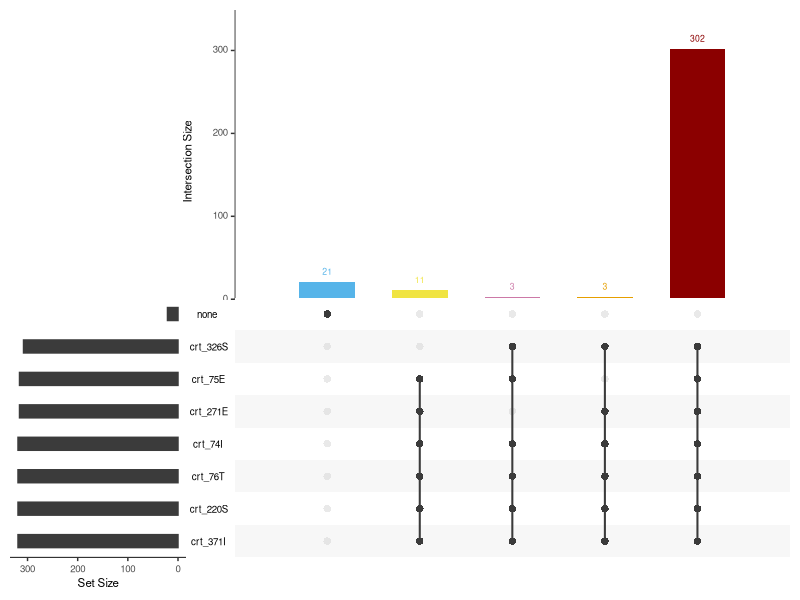
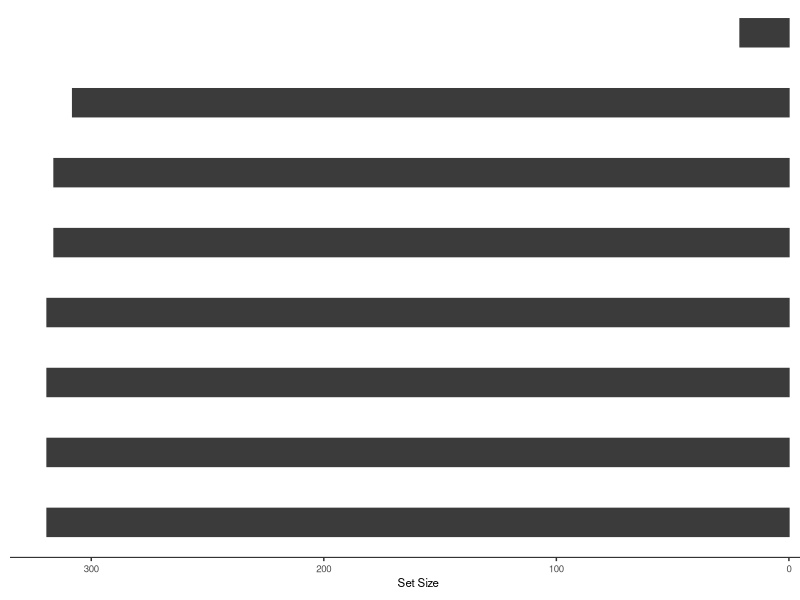
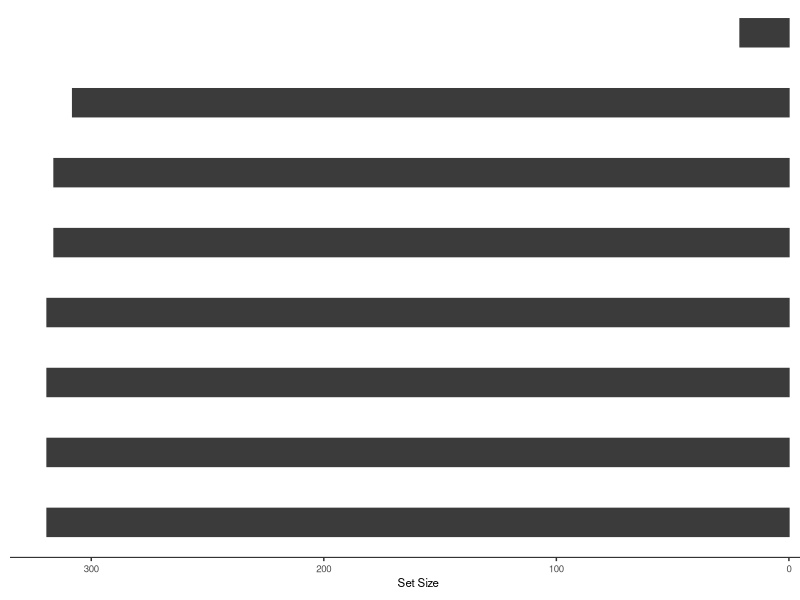

Write the R code that produced these figures, in order. (Note: this script raises an error after producing the figures.)

#################
#################
# 11-12-2022
# Written by Abebe Fola 
#################
#################

#################
#################
# FigS7A - crt UpSet plot
#################
#################

getwd() # To check the current dir

setwd("C:/Users/afola/Desktop/Abefola_github/EPHI_622I_hrp23/Suplmentary_Figures/FigS7") # change this to your working directory

#Install Library
library(ggplot2)
library(tidyverse)
library(dplyr)
library(tidyr)
library(ggpubr)
library(UpSetR)

#Load the data 

FigS7A_file <- read.csv("FigS7A_file.csv", header=TRUE, sep="," )

#Columns contain
# Sample Id, mutant names, and Wild genotype (if it contains wild alleles for all loci )

### Define colots 

bar_cols1 <- c( "#56B4E9",
                         "#F0E442", "#CC79A7", "#E69F00",  "darkred")
                         
upset(FigS7A_file, nsets = 9, nintersects = 30, mb.ratio = c(0.5, 0.5),
      order.by = c("freq", "degree"), decreasing = c(TRUE,FALSE), keep.order = FALSE, main.bar.color = bar_cols1)

# Save plot 
ggsave("FigS7A.svg", dpi=600, width=7.5, height=7)
ggsave("FigS7A.pdf", dpi=600, width=7.5, height=7)



################
################
# FigSBA - crt per hrp23 status
################
################

FigS7B_file<- read.csv('FigS7B_file.csv',header=T,  sep=",")
cbp2 <- c("brown1","chocolate","grey60")

# plot
ggplot(FigS7B,aes(x=Mutation, y=prev, fill = hrp23))+
  geom_bar(stat = "identity", position = "dodge")+
  labs(x="Mutation name", y="Prevalence (%)") +
  scale_fill_discrete(name="hrp23-deletion status") +
  theme(axis.text.x=element_text(size=rel(1.2), angle=270))+
  #theme_bw() +
  theme(text = element_text(size = 16)) +
  scale_x_discrete(guide = guide_axis(angle = 90)) +
  #scale_fill_jco()+
scale_fill_manual(values=cbp2)+
ggtitle("crt mutations per hrp23-deletion status")+
theme_bw()

# Save plot 
ggsave("FigS7B.svg", dpi=600, width=7.5, height=7)
ggsave("FigS7B.pdf", dpi=600, width=7.5, height=7)
